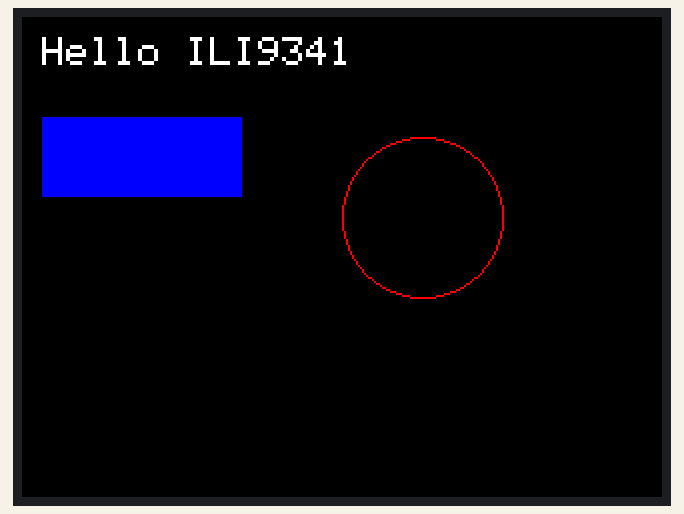
The sketch below on a simulated Arduino Uno, built with avr-gcc and run on an emulated ATmega328P. Parts: 320×240 colour display.

Above: at 0.3 s.

The sketch:

ili9341_tft.ino
```cpp
// snippet: ili9341_tft
// tags: display, tft, ili9341, spi, color, adafruit, graphics, screen, 320x240
// boards: avr, esp32, megaavr, nano33iot, romi32u4, rp2040
// library: Adafruit ILI9341, Adafruit GFX
// description: Draw text and shapes on 2.8" ILI9341 TFT using Adafruit GFX + ILI9341
// prompts: ILI9341 TFT, color TFT display, 320x240 display, TFT graphics, Adafruit ILI9341, draw on TFT
// exact-include: Adafruit_GFX.h, Adafruit_ILI9341.h, SPI.h

#include <Adafruit_GFX.h>
#include <Adafruit_ILI9341.h>
#include <SPI.h>

#define TFT_CS  10
#define TFT_DC   9
#define TFT_RST  8

Adafruit_ILI9341 tft(TFT_CS, TFT_DC, TFT_RST);

void setup() {
  Serial.begin(9600);
  tft.begin();
  tft.setRotation(1);
  tft.fillScreen(ILI9341_BLACK);

  tft.setCursor(10, 10);
  tft.setTextColor(ILI9341_WHITE);
  tft.setTextSize(2);
  tft.println("Hello ILI9341");

  tft.fillRect(10, 50, 100, 40, ILI9341_BLUE);
  tft.drawCircle(200, 100, 40, ILI9341_RED);
}

void loop() {
  // update display content here
}
```
